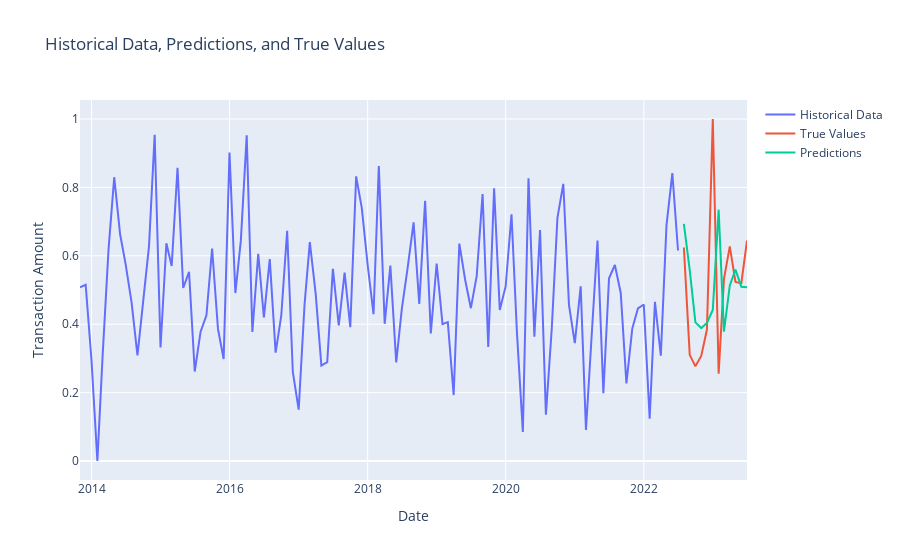

Notebook source saved alongside this figure:
### Code cell
from statsmodels.tsa.statespace.sarimax import SARIMAX
train_data = df[:-12]  # All data except the last 12 months
test_data = df[-12:]   # Last 12 months

# Initialize an empty list to store predictions
predictions = []

# Fit auto ARIMA model
train=train_data['TRANSACTION_AMOUNT_SCALED']
# Predict one step ahead iteratively for 12 steps
for i in range(12):
    model = SARIMAX(train, order=(2,0,0), seasonal_order=(1,0,0,12))
    fit_model = model.fit(disp=False)
    # Predict one step ahead
    forecast = fit_model.forecast(steps=1)

    # Append the prediction to the list
    predictions.append(list(forecast)[0])
    next_true_value = test_data.iloc[i]['TRANSACTION_AMOUNT_SCALED']
    next_true_value = next_true_value.astype(float)
    # Append the true value for the next step
    train=pd.concat([train_data['TRANSACTION_AMOUNT_SCALED'], pd.Series([next_true_value], index=[test_data.index[i]])])

# Visualize historical data, predictions, and true values
fig = go.Figure()

# Historical data
fig.add_trace(go.Scatter(x=train_data['TRANSACTION_YEAR_MONTH'], y=train_data['TRANSACTION_AMOUNT_SCALED'],
                         mode='lines', name='Historical Data'))
# True values
fig.add_trace(go.Scatter(x=test_data['TRANSACTION_YEAR_MONTH'], y=test_data['TRANSACTION_AMOUNT_SCALED'],
                         mode='lines', name='True Values'))
# Predictions
future_dates = pd.date_range(start=test_data['TRANSACTION_YEAR_MONTH'].iloc[0], periods=12, freq='MS')
fig.add_trace(go.Scatter(x=future_dates, y=predictions,
                         mode='lines', name='Predictions'))

# Update layout
fig.update_layout(title='Historical Data, Predictions, and True Values',
                  xaxis_title='Date',
                  yaxis_title='Transaction Amount')

fig.show()
# Calculate MSE, RMSE, and MFE
mse = mean_squared_error(test_data['TRANSACTION_AMOUNT_SCALED'], predictions)
rmse = np.sqrt(mse)
mfe = np.mean(predictions - test_data['TRANSACTION_AMOUNT_SCALED'])

print("Mean Squared Error (MSE):", mse)
print("Root Mean Squared Error (RMSE):", rmse)
print("Mean Forecast Error (MFE):", mfe)

### Figure 1 — Plotly figure (JSON) as saved in the notebook; plotly's stock layout.template omitted (floating-point values rounded to 4 significant figures)
{"data": [{"mode": "lines", "name": "Historical Data", "type": "scatter", "x": ["2013-11-01T00:00:00", "2013-12-01T00:00:00", "2014-01-01T00:00:00", "2014-02-01T00:00:00", "2014-03-01T00:00:00", "2014-04-01T00:00:00", "2014-05-01T00:00:00", "2014-06-01T00:00:00", "2014-07-01T00:00:00", "2014-08-01T00:00:00", "2014-09-01T00:00:00", "2014-10-01T00:00:00", "2014-11-01T00:00:00", "2014-12-01T00:00:00", "2015-01-01T00:00:00", "2015-02-01T00:00:00", "2015-03-01T00:00:00", "2015-04-01T00:00:00", "2015-05-01T00:00:00", "2015-06-01T00:00:00", "2015-07-01T00:00:00", "2015-08-01T00:00:00", "2015-09-01T00:00:00", "2015-10-01T00:00:00", "2015-11-01T00:00:00", "2015-12-01T00:00:00", "2016-01-01T00:00:00", "2016-02-01T00:00:00", "2016-03-01T00:00:00", "2016-04-01T00:00:00", "2016-05-01T00:00:00", "2016-06-01T00:00:00", "2016-07-01T00:00:00", "2016-08-01T00:00:00", "2016-09-01T00:00:00", "2016-10-01T00:00:00", "2016-11-01T00:00:00", "2016-12-01T00:00:00", "2017-01-01T00:00:00", "2017-02-01T00:00:00", "2017-03-01T00:00:00", "2017-04-01T00:00:00", "2017-05-01T00:00:00", "2017-06-01T00:00:00", "2017-07-01T00:00:00", "2017-08-01T00:00:00", "2017-09-01T00:00:00", "2017-10-01T00:00:00", "2017-11-01T00:00:00", "2017-12-01T00:00:00", "2018-01-01T00:00:00", "2018-02-01T00:00:00", "2018-03-01T00:00:00", "2018-04-01T00:00:00", "2018-05-01T00:00:00", "2018-06-01T00:00:00", "2018-07-01T00:00:00", "2018-08-01T00:00:00", "2018-09-01T00:00:00", "2018-10-01T00:00:00", "2018-11-01T00:00:00", "2018-12-01T00:00:00", "2019-01-01T00:00:00", "2019-02-01T00:00:00", "2019-03-01T00:00:00", "2019-04-01T00:00:00", "2019-05-01T00:00:00", "2019-06-01T00:00:00", "2019-07-01T00:00:00", "2019-08-01T00:00:00", "2019-09-01T00:00:00", "2019-10-01T00:00:00", "2019-11-01T00:00:00", "2019-12-01T00:00:00", "2020-01-01T00:00:00", "2020-02-01T00:00:00", "2020-03-01T00:00:00", "2020-04-01T00:00:00", "2020-05-01T00:00:00", "2020-06-01T00:00:00", "2020-07-01T00:00:00", "2020-08-01T00:00:00", "2020-09-01T00:00:00", "2020-10-01T00:00:00", "2020-11-01T00:00:00", "2020-12-01T00:00:00", "2021-01-01T00:00:00", "2021-02-01T00:00:00", "2021-03-01T00:00:00", "2021-04-01T00:00:00", "2021-05-01T00:00:00", "2021-06-01T00:00:00", "2021-07-01T00:00:00", "2021-08-01T00:00:00", "2021-09-01T00:00:00", "2021-10-01T00:00:00", "2021-11-01T00:00:00", "2021-12-01T00:00:00", "2022-01-01T00:00:00", "2022-02-01T00:00:00", "2022-03-01T00:00:00", "2022-04-01T00:00:00", "2022-05-01T00:00:00", "2022-06-01T00:00:00", "2022-07-01T00:00:00"], "y": [0.5081, 0.5153, 0.2932, 0, 0.3111, 0.619, 0.8298, 0.6637, 0.5733, 0.463, 0.3086, 0.4608, 0.6276, 0.954, 0.3319, 0.6367, 0.5702, 0.8574, 0.5058, 0.553, 0.2618, 0.3781, 0.426, 0.6212, 0.3862, 0.2981, 0.9022, 0.491, 0.6442, 0.9524, 0.3776, 0.6061, 0.4197, 0.5904, 0.3166, 0.4256, 0.6733, 0.2602, 0.1501, 0.457, 0.6398, 0.4884, 0.2787, 0.2889, 0.5616, 0.3964, 0.551, 0.3915, 0.8322, 0.7393, 0.5732, 0.4294, 0.8627, 0.4012, 0.5712, 0.2882, 0.4464, 0.5672, 0.6979, 0.4596, 0.7611, 0.3729, 0.5774, 0.4004, 0.406, 0.1928, 0.6355, 0.5294, 0.4468, 0.5414, 0.7807, 0.3335, 0.7974, 0.4418, 0.5104, 0.7216, 0.3738, 0.08478, 0.8268, 0.3637, 0.6751, 0.1352, 0.387, 0.7108, 0.8105, 0.4567, 0.3448, 0.5107, 0.09055, 0.3749, 0.6446, 0.1981, 0.5343, 0.5731, 0.4914, 0.2269, 0.3872, 0.4462, 0.4577, 0.1238, 0.4654, 0.3081, 0.6891, 0.8416, 0.6153]}, {"mode": "lines", "name": "True Values", "type": "scatter", "x": ["2022-08-01T00:00:00", "2022-09-01T00:00:00", "2022-10-01T00:00:00", "2022-11-01T00:00:00", "2022-12-01T00:00:00", "2023-01-01T00:00:00", "2023-02-01T00:00:00", "2023-03-01T00:00:00", "2023-04-01T00:00:00", "2023-05-01T00:00:00", "2023-06-01T00:00:00", "2023-07-01T00:00:00"], "y": [0.6242, 0.3104, 0.2767, 0.3073, 0.3843, 1, 0.2555, 0.5316, 0.6274, 0.5236, 0.5198, 0.6444]}, {"mode": "lines", "name": "Predictions", "type": "scatter", "x": ["2022-08-01T00:00:00", "2022-09-01T00:00:00", "2022-10-01T00:00:00", "2022-11-01T00:00:00", "2022-12-01T00:00:00", "2023-01-01T00:00:00", "2023-02-01T00:00:00", "2023-03-01T00:00:00", "2023-04-01T00:00:00", "2023-05-01T00:00:00", "2023-06-01T00:00:00", "2023-07-01T00:00:00"], "y": [0.6934, 0.5581, 0.4054, 0.3887, 0.4038, 0.4417, 0.7349, 0.3782, 0.5134, 0.5595, 0.5096, 0.5077]}], "layout": {"title": {"text": "Historical Data, Predictions, and True Values"}, "xaxis": {"title": {"text": "Date"}}, "yaxis": {"title": {"text": "Transaction Amount"}}}}
